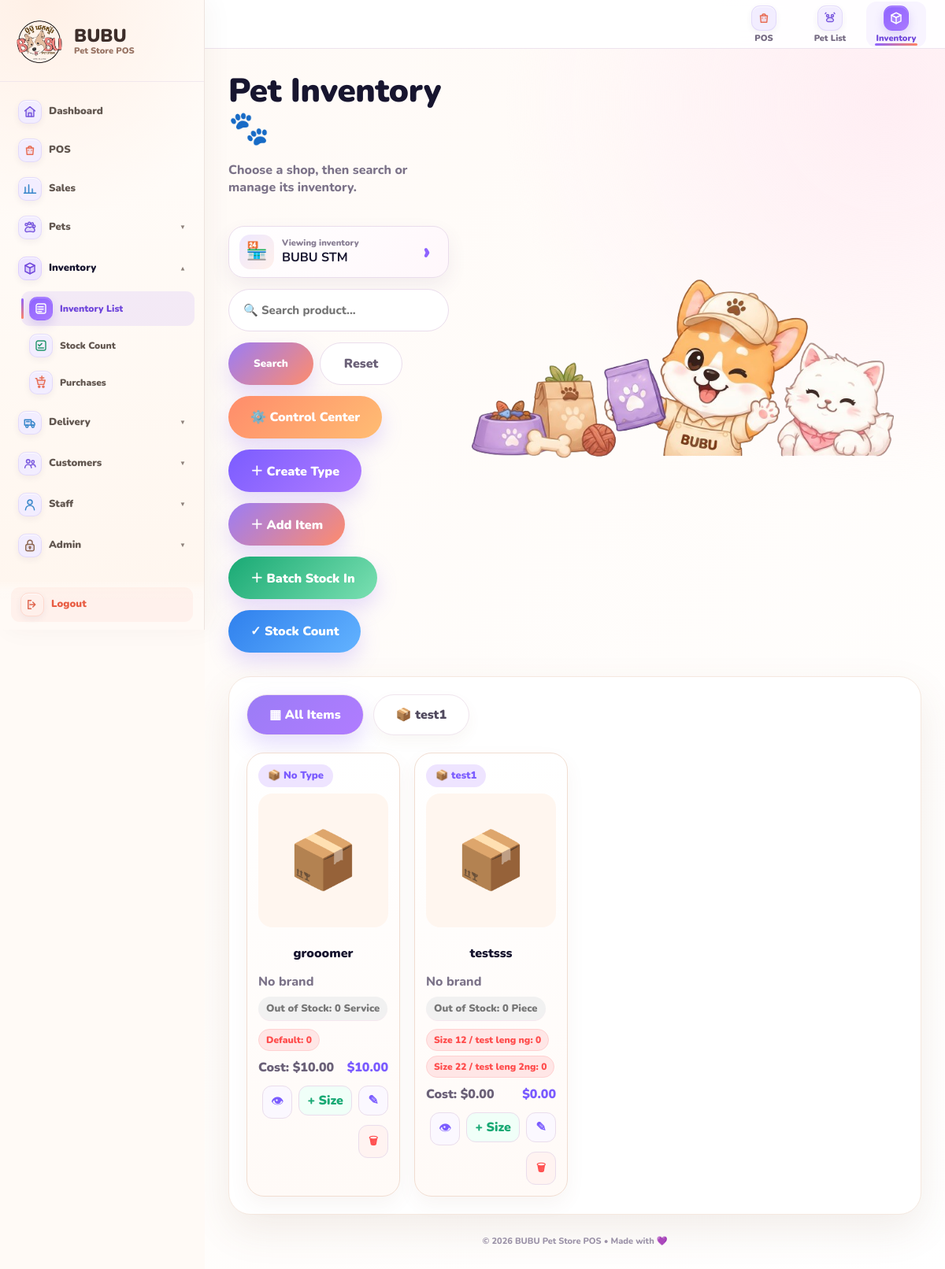
Screenshot of /inventory/ (signed in) with the database file from the repository.
### inventory/models.py (models this page shows, shortened)
class Branch(models.Model):
    name = models.CharField(max_length=100, unique=True)
    is_active = models.BooleanField(default=True)
    payment_qr_image = models.ImageField(
        upload_to="branch_payment_qr/",
        blank=True,
        null=True,
        help_text="Upload the payment QR image used by this branch.",
    )
    payment_qr_label = models.CharField(
        max_length=100,
        blank=True,
        default="Scan to pay",
        help_text="Text shown below the QR on the customer display.",
    )
    payment_qr_updated_at = models.DateTimeField(
        null=True,
        blank=True,
    )
    customer_display_payment_event_id = models.PositiveBigIntegerField(
        default=0,
    )
    customer_display_payment_amount = models.DecimalField(
        max_digits=12,
        decimal_places=2,
        default=0,
    )
    customer_display_payment_at = models.DateTimeField(
        null=True,
        blank=True,
    )
    latitude = models.DecimalField(
        max_digits=10,
        decimal_places=7,
        null=True,
        blank=True,
        help_text="Branch GPS latitude.",
    )
    longitude = models.DecimalField(
        max_digits=10,
        decimal_places=7,
        null=True,
        blank=True,
        help_text="Branch GPS longitude.",
    )
    allowed_radius_meters = models.PositiveIntegerField(
        default=150,
        help_text="Allowed distance from branch for attendance scan.",
    )

class ItemType(models.Model):
    name = models.CharField(max_length=100, unique=True)
    emoji = models.CharField(max_length=10, blank=True, default="📦")
    is_active = models.BooleanField(default=True)

class Item(models.Model):
    UNIT_CHOICES = [
        ("piece", "Piece"),
        ("bottle", "Bottle"),
        ("ml", "ML"),
        ("g", "Gram"),
        ("kg", "KG"),
        ("pack", "Pack"),
        ("box", "Box"),
        ("service", "Service"),
        ("pet", "Pet"),
    ]
    item_type = models.ForeignKey(
        ItemType,
        on_delete=models.SET_NULL,
        null=True,
        blank=True,
        related_name="items",
    )
    name = models.CharField(max_length=200)
    brand = models.CharField(max_length=100, blank=True, default="")
    image = models.ImageField(upload_to="items/", blank=True, null=True)
    unit = models.CharField(max_length=20, choices=UNIT_CHOICES, default="piece")
    cost_price = models.DecimalField(max_digits=10, decimal_places=2, default=0)
    sale_price = models.DecimalField(max_digits=10, decimal_places=2, default=0)
    is_active = models.BooleanField(default=True)
    created_at = models.DateTimeField(auto_now_add=True)

class ItemVariant(models.Model):
    item = models.ForeignKey(
        Item,
        on_delete=models.CASCADE,
        related_name="variants",
    )
    sku = models.CharField(max_length=80, blank=True, default="")
    image = models.ImageField(upload_to="item_variants/", blank=True, null=True)
    color = models.CharField(max_length=50, blank=True, default="")
    size = models.CharField(max_length=50, blank=True, default="")
    label = models.CharField(max_length=100, blank=True, default="")
    quantity = models.IntegerField(default=0)
    cost_price = models.DecimalField(max_digits=10, decimal_places=2, default=0)
    sale_price = models.DecimalField(max_digits=10, decimal_places=2, default=0)
    sort_order = models.PositiveIntegerField(default=0)
    is_active = models.BooleanField(default=True)
    class Meta:
        ordering = ["item__name", "sort_order", "id"]
        indexes = [
            models.Index(fields=["item", "is_active"]),
            models.Index(fields=["item", "sort_order"]),
            models.Index(fields=["sku"]),
        ]
    def display_name(self):
        parts = []
        if self.size:
            parts.append(f"Size {self.size}")
        if self.color:
            parts.append(self.color)
        if self.label:
            parts.append(self.label)
        return " / ".join(parts) if parts else "Default"

### inventory/views.py (the view, shortened to what this page needs)
# urls.py: path("", views.item_list, name="item_list"),
@login_required
def item_list(request):
    q = request.GET.get("q", "").strip()
    type_id = request.GET.get("type", "").strip()
    current_branch = get_selected_branch(request)
    branches = Branch.objects.filter(is_active=True).order_by("name")
    variant_qs = ItemVariant.objects.order_by("sort_order", "id")
    items = (
        Item.objects
        .filter(is_active=True)
        .select_related("item_type")
        .prefetch_related(Prefetch("variants", queryset=variant_qs))
        .order_by("name", "id")
    )
    item_types = ItemType.objects.filter(is_active=True).order_by("name")
    items = list(items)
    for item in items:
        item.branch_stock_total = get_item_branch_qty(item, current_branch)
        for variant in item.variants.all():
            variant.branch_stock_qty = get_variant_branch_qty(
                variant,
                current_branch,
            )
    return render(request, "inventory/item_list.html", {
        "items": items,
        "item_types": item_types,
        "q": q,
        "selected_type": type_id,
        "q": q,
        "current_branch": current_branch,
        "branches": branches,
        "can_manage_inventory": can_manage_inventory(request.user),
        "can_create_inventory_type": can_create_inventory_type(request.user),
        "can_manage_inventory_settings": can_manage_inventory_settings(request.user),
        "can_view_cost_price": can_view_cost_price(request.user),
        "can_edit_cost_price": can_edit_cost_price(request.user),
    })

### templates/inventory/item_list.html (shortened to what this page needs)
{% extends "base.html" %}
{% load static cost_tags %}
{% block content %}
<div class="inventory-hero inventory-hero-clean">
    <div class="inventory-title">
        <div class="inventory-title-row">
            <div>
                <h1>Pet Inventory 🐾</h1>
                <p>Choose a shop, then search or manage its inventory.</p>
            </div>
        </div>
        <form method="get" class="tool-row clean-tool-row" id="filterForm">
            {% if request.user.is_superuser %}
                <button type="button" class="shop-selector-card" onclick="openBranchPopup()">
                    <span class="shop-selector-icon">🏪</span>
                    <span class="shop-selector-text">
                        <small>Viewing inventory</small>
                        <strong>
                            {% if current_branch %}
                                {{ current_branch.name }}
                            {% else %}
                                Choose Shop
                            {% endif %}
                        </strong>
                    </span>
                    <span class="shop-selector-arrow">›</span>
                </button>
            {% endif %}
            <input
                class="search-pill"
                type="text"
                name="q"
                placeholder="🔍 Search product..."
                value="{{ q|default:'' }}"
            >
            <div class="inventory-command-row">
                <button class="btn-search" type="submit">Search</button>
                <a
                    href="{% url 'item_list' %}{% if request.user.is_superuser and current_branch %}?branch={{ current_branch.id }}{% endif %}"
                    class="btn-reset"
                >
                    Reset
                </a>
            </div>
            {% if can_manage_inventory or can_create_inventory_type or can_manage_inventory_settings %}
                <div class="mobile-action-panel" id="mobileActionPanel">
                    {% if can_manage_inventory_settings %}
                        <a href="{% url 'inventory_control_center' %}" class="add-btn control-btn">
                            ⚙️ Control Center
                        </a>
                    {% endif %}
                    {% if can_create_inventory_type %}
                        <a href="{% url 'item_type_create' %}" class="add-btn type-btn">
                            ＋ Create Type
                        </a>
                    {% endif %}
                    {% if can_manage_inventory %}
                        <a href="{% url 'item_create' %}" class="add-btn">
                            ＋ Add Item
                        </a>
                        {% if current_branch and request.user.is_superuser %}
                            <a href="{% url 'stock_batch_in' %}?branch={{ current_branch.id }}" class="add-btn stock-batch-btn">
                                ＋ Batch Stock In
                            </a>
                        {% else %}
                            <a href="{% url 'stock_batch_in' %}" class="add-btn stock-batch-btn">
                                ＋ Batch Stock In
                            </a>
                        {% endif %}
                        <a href="{% url 'stock_count_list' %}{% if current_branch %}?branch={{ current_branch.id }}{% endif %}" class="add-btn stock-count-btn">
                            ✓ Stock Count
                        </a>
                    {% endif %}
                </div>
            {% endif %}
        </form>
    </div>
    <img src="{% static 'img/inventory-hero.png' %}" class="hero-img">
</div>
<div class="inventory-panel">
    <div class="category-tabs">
        <div class="type-tab-wrap">
            <a
                class="tab {% if not selected_type %}active{% endif %}"
                href="{% url 'item_list' %}{% if request.user.is_superuser and current_branch %}?branch={{ current_branch.id }}{% endif %}"
            >
                ▦ All Items
            </a>
        </div>
        {% for type in item_types %}
            <div class="type-tab-wrap">
                <a
                    class="tab {% if selected_type == type.id|stringformat:'s' %}active{% endif %}"
                    href="?type={{ type.id }}{% if request.user.is_superuser and current_branch %}&branch={{ current_branch.id }}{% endif %}"
                >
                    {{ type.emoji|default:"📦" }} {{ type.name }}
                </a>
            </div>
        {% endfor %}
    </div>
    <div class="product-grid">
        {% for item in items %}
        <div class="product-card">
            <span class="badge">
                {% if item.item_type %}
                    {{ item.item_type.emoji|default:"📦" }} {{ item.item_type.name }}
                {% else %}
                    📦 No Type
                {% endif %}
            </span>
            <button
                type="button"
                class="inventory-detail-trigger product-image-trigger"
                data-template-id="inventoryItemTemplate{{ item.id }}"
                onclick="openInventoryItemDetail(this)"
                aria-label="View {{ item.name }}"
            >
                <div class="product-img">
                    {% if item.image %}
                        <img
                            class="inventory-product-photo"
                            src="{{ item.image.url }}"
                            data-media-src="{{ item.image.url }}"
                            alt="{{ item.name }}"
                            loading="eager"
                            decoding="async"
                            onerror="inventoryImageError(this)"
                        >
                    {% else %}
                        <div class="placeholder">📦</div>
                    {% endif %}
                </div>
            </button>
            <div class="product-name">
                <button
                    type="button"
                    class="inventory-detail-trigger product-name-trigger"
                    data-template-id="inventoryItemTemplate{{ item.id }}"
                    onclick="openInventoryItemDetail(this)"
                >
                    {{ item.name }}
                </button>
            </div>
            <div class="brand">{{ item.brand|default:"No brand" }}</div>
            {% if item.branch_stock_total <= 0 %}
                <div class="stock zero">
                    Out of Stock: {{ item.branch_stock_total }} {{ item.get_unit_display }}
                </div>
            {% elif item.branch_stock_total <= 3 %}
                <div class="stock low">
                    Low Stock: {{ item.branch_stock_total }} {{ item.get_unit_display }}
                </div>
            {% else %}
                <div class="stock">
                    Stock: {{ item.branch_stock_total }} {{ item.get_unit_display }}
                </div>
            {% endif %}
            <div class="variant-list">
                {% for variant in item.variants.all|slice:":3" %}
                    <span class="variant-chip {% if variant.branch_stock_qty <= 0 %}low{% else %}good{% endif %}">
                        {{ variant.display_name }}: {{ variant.branch_stock_qty }}
                    </span>
                {% empty %}
                    <span class="variant-chip">No variant yet</span>
                {% endfor %}
            </div>
            {% if can_view_cost_price or can_edit_cost_price %}
            <div class="price-row">
                <span class="cost">Cost: {% cost_display item.cost_price %}</span>
                <span class="price">${{ item.sale_price|floatformat:2 }}</span>
            </div>
            {% endif %}
            <div class="action-row">
                <button
                    type="button"
                    class="icon-btn view-btn inventory-detail-trigger"
                    data-template-id="inventoryItemTemplate{{ item.id }}"
                    onclick="openInventoryItemDetail(this)"
                    title="View"
                >
                    👁
                </button>
                {% if can_manage_inventory %}
                    <a
                        href="{% url 'item_variant_create' item.id %}"
                        class="icon-btn stock-btn"
                        title="Add variant"
                    >
                        + Size
                    </a>
                    <a
                        href="{% url 'item_edit' item.id %}"
                        class="icon-btn edit-btn"
                        title="Edit"
                    >
                        ✎
                    </a>
                    <form
                        method="post"
                        action="{% url 'item_delete' item.id %}"
                        style="display:contents;"
                        onsubmit="return confirm('Delete {{ item.name|escapejs }}?');"
                    >
                        <button
                            type="submit"
                            class="icon-btn delete-btn"
                            title="Delete"
                        >
                            🗑
                        </button>
                    </form>
                {% endif %}
            </div>
        </div>
        {% endfor %}
    </div>
</div>
{% endblock %}

### rows the page displays
Branch: name "BUBU STM"
ItemType: emoji "📦", name "test1"
Item: shows "📦 No Type", name "grooomer", brand "No brand", branch_stock_total "0", unit "Service", cost_price.is_superuser "$10.00", sale_price "10.00"
ItemVariant: display_name "Default", branch_stock_qty "0"
Item: item_type.emoji "📦", item_type.name "test1", name "testsss", brand "No brand", branch_stock_total "0", unit "Piece", cost_price.is_superuser "$0.00", sale_price "0.00"
ItemVariant: display_name "Size 12 / test leng ng", branch_stock_qty "0"
ItemVariant: display_name "Size 22 / test leng 2ng", branch_stock_qty "0"
